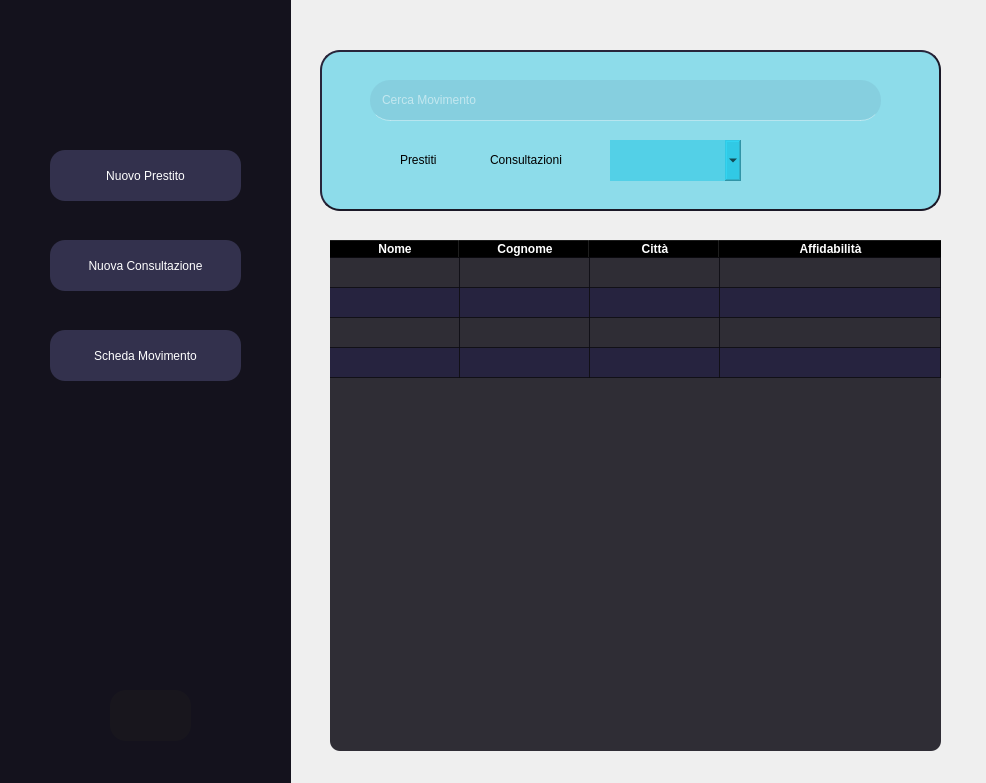
<?xml version="1.0" encoding="UTF-8"?>
<ui version="4.0">
 <class>MainWindow</class>
 <widget class="QMainWindow" name="MainWindow">
  <property name="geometry">
   <rect>
    <x>0</x>
    <y>0</y>
    <width>986</width>
    <height>783</height>
   </rect>
  </property>
  <property name="windowTitle">
   <string>Movimenti</string>
  </property>
  <widget class="QWidget" name="centralwidget">
   <widget class="QFrame" name="frame_3">
    <property name="geometry">
     <rect>
      <x>0</x>
      <y>0</y>
      <width>291</width>
      <height>851</height>
     </rect>
    </property>
    <property name="styleSheet">
     <string notr="true">border:none;
background-color:rgb(20, 18, 29)</string>
    </property>
    <property name="frameShape">
     <enum>QFrame::StyledPanel</enum>
    </property>
    <property name="frameShadow">
     <enum>QFrame::Raised</enum>
    </property>
    <widget class="QPushButton" name="loanButton">
     <property name="geometry">
      <rect>
       <x>50</x>
       <y>150</y>
       <width>191</width>
       <height>51</height>
      </rect>
     </property>
     <property name="styleSheet">
      <string notr="true">QPushButton 
{
border-radius:15px;
background-color: rgb(51, 49, 77);
color:rgb(255, 255, 255);
}
QPushButton::pressed
{
	background-color:rgb(30, 97, 255)
}</string>
     </property>
     <property name="text">
      <string>Nuovo Prestito</string>
     </property>
     <property name="icon">
      <iconset>
       <normaloff>../img/Icona Prestito.png</normaloff>../img/Icona Prestito.png</iconset>
     </property>
     <property name="iconSize">
      <size>
       <width>40</width>
       <height>40</height>
      </size>
     </property>
    </widget>
    <widget class="QPushButton" name="consultationButton">
     <property name="geometry">
      <rect>
       <x>50</x>
       <y>240</y>
       <width>191</width>
       <height>51</height>
      </rect>
     </property>
     <property name="styleSheet">
      <string notr="true">QPushButton 
{
border-radius:15px;
background-color: rgb(51, 49, 77);
color:rgb(255, 255, 255);
}
QPushButton::pressed
{
	background-color:rgb(30, 97, 255)
}</string>
     </property>
     <property name="text">
      <string>Nuova Consultazione</string>
     </property>
     <property name="icon">
      <iconset>
       <normaloff>../img/Icona Consultazione.png</normaloff>../img/Icona Consultazione.png</iconset>
     </property>
     <property name="iconSize">
      <size>
       <width>40</width>
       <height>40</height>
      </size>
     </property>
    </widget>
    <widget class="QPushButton" name="backButton">
     <property name="geometry">
      <rect>
       <x>110</x>
       <y>690</y>
       <width>81</width>
       <height>51</height>
      </rect>
     </property>
     <property name="styleSheet">
      <string notr="true">QPushButton 
{
	border-radius:16px;
	background-color: rgb(24, 22, 29);
}
QPushButton::pressed
{
	background-color:rgb(95, 95, 95)
}</string>
     </property>
     <property name="text">
      <string/>
     </property>
     <property name="icon">
      <iconset>
       <normaloff>../img/go back.png</normaloff>../img/go back.png</iconset>
     </property>
     <property name="iconSize">
      <size>
       <width>40</width>
       <height>40</height>
      </size>
     </property>
    </widget>
    <widget class="QPushButton" name="infoButton">
     <property name="geometry">
      <rect>
       <x>50</x>
       <y>330</y>
       <width>191</width>
       <height>51</height>
      </rect>
     </property>
     <property name="styleSheet">
      <string notr="true">QPushButton 
{
border-radius:15px;
background-color: rgb(51, 49, 77);
color:rgb(255, 255, 255);
}
QPushButton::pressed
{
	background-color:rgb(30, 97, 255)
}</string>
     </property>
     <property name="text">
      <string>Scheda Movimento</string>
     </property>
     <property name="icon">
      <iconset>
       <normaloff>../img/Icona Information.png</normaloff>../img/Icona Information.png</iconset>
     </property>
     <property name="iconSize">
      <size>
       <width>40</width>
       <height>40</height>
      </size>
     </property>
    </widget>
    <widget class="QLabel" name="label">
     <property name="geometry">
      <rect>
       <x>100</x>
       <y>30</y>
       <width>91</width>
       <height>81</height>
      </rect>
     </property>
     <property name="text">
      <string/>
     </property>
     <property name="textFormat">
      <enum>Qt::RichText</enum>
     </property>
     <property name="pixmap">
      <pixmap>../img/Icona Movimenti.png</pixmap>
     </property>
     <property name="scaledContents">
      <bool>true</bool>
     </property>
    </widget>
   </widget>
   <widget class="QFrame" name="frame">
    <property name="geometry">
     <rect>
      <x>320</x>
      <y>50</y>
      <width>621</width>
      <height>161</height>
     </rect>
    </property>
    <property name="styleSheet">
     <string notr="true">border-radius: 20px;
border-style: outset;
border-width: 2px;
border-color:rgb(27,25,39);
background-color:rgba(0, 192, 225, 105)</string>
    </property>
    <property name="frameShape">
     <enum>QFrame::StyledPanel</enum>
    </property>
    <property name="frameShadow">
     <enum>QFrame::Raised</enum>
    </property>
    <widget class="QLineEdit" name="searchField">
     <property name="geometry">
      <rect>
       <x>50</x>
       <y>30</y>
       <width>511</width>
       <height>41</height>
      </rect>
     </property>
     <property name="styleSheet">
      <string notr="true">border:none;
background-color: rgba(23, 28, 78, 17);
color:rgb(255, 255, 255);
font: 14pt &quot;Source Code Pro for Powerline&quot;;
border:none;
border-bottom: 1px solid rgba(255, 255, 255, 100);

padding: 10px</string>
     </property>
     <property name="text">
      <string/>
     </property>
     <property name="frame">
      <bool>true</bool>
     </property>
     <property name="cursorPosition">
      <number>0</number>
     </property>
     <property name="dragEnabled">
      <bool>false</bool>
     </property>
     <property name="placeholderText">
      <string>Cerca Movimento</string>
     </property>
     <property name="clearButtonEnabled">
      <bool>false</bool>
     </property>
    </widget>
    <widget class="QComboBox" name="searchMode">
     <property name="geometry">
      <rect>
       <x>290</x>
       <y>90</y>
       <width>131</width>
       <height>41</height>
      </rect>
     </property>
     <property name="palette">
      <palette>
       <active>
        <colorrole role="Button">
         <brush brushstyle="SolidPattern">
          <color alpha="105">
           <red>0</red>
           <green>192</green>
           <blue>225</blue>
          </color>
         </brush>
        </colorrole>
        <colorrole role="Base">
         <brush brushstyle="SolidPattern">
          <color alpha="105">
           <red>0</red>
           <green>192</green>
           <blue>225</blue>
          </color>
         </brush>
        </colorrole>
        <colorrole role="Window">
         <brush brushstyle="SolidPattern">
          <color alpha="105">
           <red>0</red>
           <green>192</green>
           <blue>225</blue>
          </color>
         </brush>
        </colorrole>
       </active>
       <inactive>
        <colorrole role="Button">
         <brush brushstyle="SolidPattern">
          <color alpha="105">
           <red>0</red>
           <green>192</green>
           <blue>225</blue>
          </color>
         </brush>
        </colorrole>
        <colorrole role="Base">
         <brush brushstyle="SolidPattern">
          <color alpha="105">
           <red>0</red>
           <green>192</green>
           <blue>225</blue>
          </color>
         </brush>
        </colorrole>
        <colorrole role="Window">
         <brush brushstyle="SolidPattern">
          <color alpha="105">
           <red>0</red>
           <green>192</green>
           <blue>225</blue>
          </color>
         </brush>
        </colorrole>
       </inactive>
       <disabled>
        <colorrole role="Button">
         <brush brushstyle="SolidPattern">
          <color alpha="105">
           <red>0</red>
           <green>192</green>
           <blue>225</blue>
          </color>
         </brush>
        </colorrole>
        <colorrole role="Base">
         <brush brushstyle="SolidPattern">
          <color alpha="105">
           <red>0</red>
           <green>192</green>
           <blue>225</blue>
          </color>
         </brush>
        </colorrole>
        <colorrole role="Window">
         <brush brushstyle="SolidPattern">
          <color alpha="105">
           <red>0</red>
           <green>192</green>
           <blue>225</blue>
          </color>
         </brush>
        </colorrole>
       </disabled>
      </palette>
     </property>
     <property name="styleSheet">
      <string notr="true">QComboBox{
	border: none;
}

QAbstractView{
	background-color: rgb(3, 158, 182);
}

QWidget{
	border-radius: 0px;
}

</string>
     </property>
     <property name="currentIndex">
      <number>0</number>
     </property>
     <property name="maxVisibleItems">
      <number>7</number>
     </property>
     <property name="frame">
      <bool>true</bool>
     </property>
     <item>
      <property name="text">
       <string/>
      </property>
     </item>
     <item>
      <property name="text">
       <string>Titolo</string>
      </property>
     </item>
     <item>
      <property name="text">
       <string>Utente</string>
      </property>
     </item>
     <item>
      <property name="text">
       <string>Data</string>
      </property>
     </item>
     <item>
      <property name="text">
       <string>ISBN</string>
      </property>
     </item>
    </widget>
    <widget class="QRadioButton" name="loanRadio">
     <property name="geometry">
      <rect>
       <x>60</x>
       <y>100</y>
       <width>71</width>
       <height>20</height>
      </rect>
     </property>
     <property name="styleSheet">
      <string notr="true">border:none;
background-color:transparent;</string>
     </property>
     <property name="text">
      <string>Prestiti</string>
     </property>
    </widget>
    <widget class="QRadioButton" name="consultationRadio">
     <property name="geometry">
      <rect>
       <x>150</x>
       <y>100</y>
       <width>111</width>
       <height>20</height>
      </rect>
     </property>
     <property name="styleSheet">
      <string notr="true">border:none;
background-color:transparent;</string>
     </property>
     <property name="text">
      <string>Consultazioni</string>
     </property>
    </widget>
   </widget>
   <widget class="QTableWidget" name="movementTable">
    <property name="enabled">
     <bool>true</bool>
    </property>
    <property name="geometry">
     <rect>
      <x>330</x>
      <y>240</y>
      <width>611</width>
      <height>511</height>
     </rect>
    </property>
    <property name="sizePolicy">
     <sizepolicy hsizetype="Preferred" vsizetype="Preferred">
      <horstretch>40</horstretch>
      <verstretch>40</verstretch>
     </sizepolicy>
    </property>
    <property name="minimumSize">
     <size>
      <width>100</width>
      <height>200</height>
     </size>
    </property>
    <property name="sizeIncrement">
     <size>
      <width>0</width>
      <height>0</height>
     </size>
    </property>
    <property name="mouseTracking">
     <bool>false</bool>
    </property>
    <property name="tabletTracking">
     <bool>false</bool>
    </property>
    <property name="accessibleName">
     <string/>
    </property>
    <property name="autoFillBackground">
     <bool>false</bool>
    </property>
    <property name="styleSheet">
     <string notr="true">background-color: rgb(27, 25, 39);
font: 14pt &quot;Source Code Pro for Powerline&quot;;
background-color:qlineargradient(spread:reflect, x1:0, y1:0, x2:1, y2:0, stop:0 rgba(56, 54, 65, 255), stop:1 rgba(56, 54, 65, 130));
qproperty-alignment: 'AlignLeft';
background-color: rgb(16, 14, 23,220);
alternate-background-color: rgb(38, 35, 63);
color: white;
border:none;
border-radius:10px;</string>
    </property>
    <property name="lineWidth">
     <number>1</number>
    </property>
    <property name="verticalScrollBarPolicy">
     <enum>Qt::ScrollBarAsNeeded</enum>
    </property>
    <property name="horizontalScrollBarPolicy">
     <enum>Qt::ScrollBarAlwaysOff</enum>
    </property>
    <property name="dragDropOverwriteMode">
     <bool>true</bool>
    </property>
    <property name="alternatingRowColors">
     <bool>true</bool>
    </property>
    <property name="selectionBehavior">
     <enum>QAbstractItemView::SelectRows</enum>
    </property>
    <property name="gridStyle">
     <enum>Qt::SolidLine</enum>
    </property>
    <property name="sortingEnabled">
     <bool>true</bool>
    </property>
    <property name="rowCount">
     <number>4</number>
    </property>
    <attribute name="horizontalHeaderVisible">
     <bool>true</bool>
    </attribute>
    <attribute name="horizontalHeaderCascadingSectionResizes">
     <bool>false</bool>
    </attribute>
    <attribute name="horizontalHeaderDefaultSectionSize">
     <number>130</number>
    </attribute>
    <attribute name="horizontalHeaderHighlightSections">
     <bool>false</bool>
    </attribute>
    <attribute name="horizontalHeaderMinimumSectionSize">
     <number>50</number>
    </attribute>
    <attribute name="horizontalHeaderShowSortIndicator" stdset="0">
     <bool>true</bool>
    </attribute>
    <attribute name="horizontalHeaderStretchLastSection">
     <bool>true</bool>
    </attribute>
    <attribute name="verticalHeaderVisible">
     <bool>false</bool>
    </attribute>
    <attribute name="verticalHeaderCascadingSectionResizes">
     <bool>false</bool>
    </attribute>
    <attribute name="verticalHeaderHighlightSections">
     <bool>true</bool>
    </attribute>
    <attribute name="verticalHeaderShowSortIndicator" stdset="0">
     <bool>false</bool>
    </attribute>
    <attribute name="verticalHeaderStretchLastSection">
     <bool>false</bool>
    </attribute>
    <row>
     <property name="text">
      <string>New Row</string>
     </property>
    </row>
    <row>
     <property name="text">
      <string>New Row</string>
     </property>
    </row>
    <row>
     <property name="text">
      <string>New Row</string>
     </property>
    </row>
    <row>
     <property name="text">
      <string>New Row</string>
     </property>
    </row>
    <column>
     <property name="text">
      <string>Nome</string>
     </property>
     <property name="font">
      <font>
       <weight>75</weight>
       <bold>true</bold>
      </font>
     </property>
    </column>
    <column>
     <property name="text">
      <string>Cognome</string>
     </property>
     <property name="font">
      <font>
       <weight>75</weight>
       <bold>true</bold>
      </font>
     </property>
    </column>
    <column>
     <property name="text">
      <string>Città</string>
     </property>
     <property name="font">
      <font>
       <weight>75</weight>
       <bold>true</bold>
      </font>
     </property>
    </column>
    <column>
     <property name="text">
      <string>Affidabilità</string>
     </property>
     <property name="font">
      <font>
       <weight>75</weight>
       <bold>true</bold>
      </font>
     </property>
    </column>
    <item row="0" column="0">
     <property name="text">
      <string/>
     </property>
     <property name="flags">
      <set>ItemIsEnabled</set>
     </property>
    </item>
   </widget>
   <widget class="QLabel" name="label_2">
    <property name="geometry">
     <rect>
      <x>340</x>
      <y>20</y>
      <width>61</width>
      <height>51</height>
     </rect>
    </property>
    <property name="text">
     <string/>
    </property>
    <property name="textFormat">
     <enum>Qt::RichText</enum>
    </property>
    <property name="pixmap">
     <pixmap>../img/search-3.png</pixmap>
    </property>
    <property name="scaledContents">
     <bool>true</bool>
    </property>
   </widget>
   <widget class="QLabel" name="label_3">
    <property name="geometry">
     <rect>
      <x>-1</x>
      <y>0</y>
      <width>991</width>
      <height>801</height>
     </rect>
    </property>
    <property name="text">
     <string/>
    </property>
    <property name="textFormat">
     <enum>Qt::RichText</enum>
    </property>
    <property name="pixmap">
     <pixmap>../img/Sfondo.jpeg</pixmap>
    </property>
    <property name="scaledContents">
     <bool>true</bool>
    </property>
   </widget>
   <zorder>label_3</zorder>
   <zorder>frame_3</zorder>
   <zorder>frame</zorder>
   <zorder>movementTable</zorder>
   <zorder>label_2</zorder>
  </widget>
 </widget>
 <resources/>
 <connections/>
</ui>
